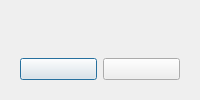
<ui version="4.0">
  <class>ExportSnapshotDialog</class>
  <widget class="QDialog" name="exportSnapshotDialog">
    <layout class="QVBoxLayout" name="dialogLayout">
      <item>
        <widget class="QLabel" name="previewSummaryLabel">
          <property name="wordWrap">
            <bool>true</bool>
          </property>
          <property name="maximumHeight">
            <number>56</number>
          </property>
        </widget>
      </item>
      <item>
        <widget class="QWidget" name="footerRow">
          <property name="minimumHeight">
            <number>52</number>
          </property>
          <property name="maximumHeight">
            <number>52</number>
          </property>
          <layout class="QHBoxLayout" name="footerLayout">
            <item>
              <widget class="QPushButton" name="saveSnapshotButton"/>
            </item>
            <item>
              <widget class="QPushButton" name="cancelButton"/>
            </item>
          </layout>
        </widget>
      </item>
    </layout>
  </widget>
</ui>
